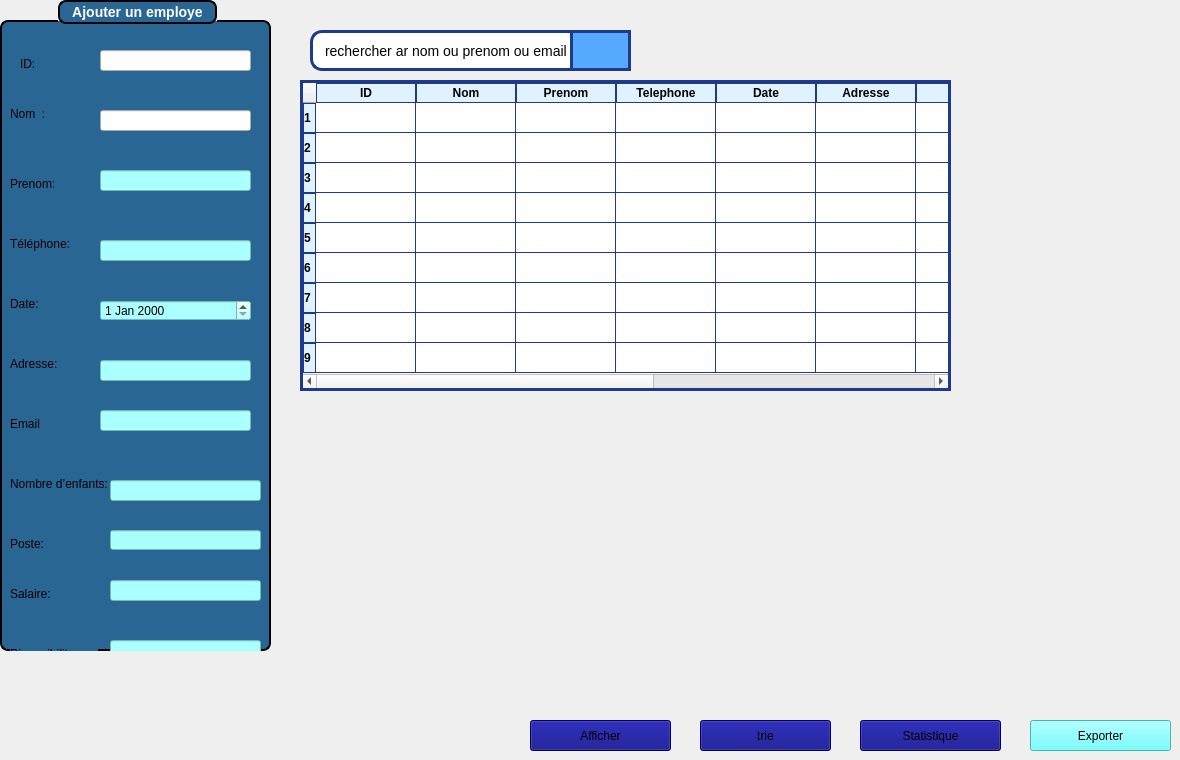
    <widget class="QWidget" name="page_14">
     <widget class="QPushButton" name="pushButton_6">
      <property name="geometry">
       <rect>
        <x>700</x>
        <y>720</y>
        <width>131</width>
        <height>31</height>
       </rect>
      </property>
      <property name="styleSheet">
       <string notr="true">background-color: rgb(0, 0, 127);</string>
      </property>
      <property name="text">
       <string>trie</string>
      </property>
     </widget>
     <widget class="QLineEdit" name="lineEdit_44">
      <property name="geometry">
       <rect>
        <x>310</x>
        <y>30</y>
        <width>321</width>
        <height>41</height>
       </rect>
      </property>
      <property name="styleSheet">
       <string notr="true">QLineEdit {
      border: 3px solid #1E3A8A;
      /* default border */
    border-radius: 12px;            /* rounded shape */
    padding: 6px 10px;
    background-color: #ffffff;
    color: black;
    font-size: 14px;
}

/* when focused */
QLineEdit:focus {
    border: 2px solid #2f2ee9;      /* highlight color */
    background-color: #f0f4ff;      /* light blue background on focus */
    font-weight: bold;              /* text bolder on focus */
}

</string>
      </property>
      <property name="text">
       <string>rechercher ar nom ou prenom ou email</string>
      </property>
     </widget>
     <widget class="QTableWidget" name="tableWidget_8">
      <property name="geometry">
       <rect>
        <x>300</x>
        <y>80</y>
        <width>651</width>
        <height>311</height>
       </rect>
      </property>
      <property name="styleSheet">
       <string notr="true">QTableWidget {
    border: 3px solid #1E3A8A;   /* outer border */
    gridline-color: #1E3A8A;     /* inner cell lines */
    color: black;                /* text color inside cells */
    background-color: white;     /* cell background */
}

QHeaderView::section {
    border: 1px solid #1E3A8A;
    color: black;                /* header text color */
    background-color: #E0F2FE;   /* light blue header background */
    font-weight: bold;
}


</string>
      </property>
      <row/>
      <row/>
      <row/>
      <row/>
      <row/>
      <row/>
      <row/>
      <row/>
      <row/>
      <column>
       <property name="text">
        <string>ID</string>
       </property>
      </column>
      <column>
       <property name="text">
        <string>Nom</string>
       </property>
      </column>
      <column>
       <property name="text">
        <string>Prenom</string>
       </property>
      </column>
      <column>
       <property name="text">
        <string>Telephone</string>
       </property>
      </column>
      <column>
       <property name="text">
        <string>Date</string>
       </property>
      </column>
      <column>
       <property name="text">
        <string>Adresse</string>
       </property>
      </column>
      <column>
       <property name="text">
        <string>Email</string>
       </property>
      </column>
      <column>
       <property name="text">
        <string>Nouvelle colonne</string>
       </property>
      </column>
      <column>
       <property name="text">
        <string>Poste</string>
       </property>
      </column>
      <column>
       <property name="text">
        <string>Nouvelle colonne</string>
       </property>
      </column>
      <column>
       <property name="text">
        <string>Disponibilite</string>
       </property>
      </column>
     </widget>
     <widget class="QPushButton" name="pushButton_10">
      <property name="geometry">
       <rect>
        <x>530</x>
        <y>720</y>
        <width>141</width>
        <height>31</height>
       </rect>
      </property>
      <property name="styleSheet">
       <string notr="true">background-color: rgb(0, 0, 127);</string>
      </property>
      <property name="text">
       <string>Afficher</string>
      </property>
     </widget>
     <widget class="QGroupBox" name="groupBox_7">
      <property name="geometry">
       <rect>
        <x>0</x>
        <y>0</y>
        <width>271</width>
        <height>651</height>
       </rect>
      </property>
      <property name="styleSheet">
       <string notr="true">QGroupBox {
    background-color: rgb(41, 102, 148);   /* blue background */
    border: 2px solid black;               /* black border, 2px wide */
    border-radius: 8px;                    /* rounded corners */
    margin-top: 20px;                      /* space for the title */
    color: white;                          /* title text color */
    font-weight: bold;
    font-size: 14px;
}

QGroupBox::title {
 border: 2px solid black;               /* black border, 2px wide */
    border-radius: 8px;     
background-color: rgb(41, 102, 148);
    subcontrol-origin: margin;
    subcontrol-position: top center;       /* title centered */
    padding: 2px 10px;
}
</string>
      </property>
      <property name="title">
       <string>Ajouter un employe</string>
      </property>
      <widget class="QLabel" name="label_54">
       <property name="geometry">
        <rect>
         <x>20</x>
         <y>50</y>
         <width>31</width>
         <height>28</height>
        </rect>
       </property>
       <property name="styleSheet">
        <string notr="true">background-color: rgb(41, 102, 148);</string>
       </property>
       <property name="text">
        <string>ID:</string>
       </property>
      </widget>
      <widget class="QLineEdit" name="lineEdit_45">
       <property name="geometry">
        <rect>
         <x>100</x>
         <y>50</y>
         <width>151</width>
         <height>21</height>
        </rect>
       </property>
      </widget>
      <widget class="QLabel" name="label_55">
       <property name="geometry">
        <rect>
         <x>10</x>
         <y>100</y>
         <width>51</width>
         <height>28</height>
        </rect>
       </property>
       <property name="styleSheet">
        <string notr="true">background-color: rgb(41, 102, 148);</string>
       </property>
       <property name="text">
        <string>Nom  :</string>
       </property>
      </widget>
      <widget class="QLineEdit" name="lineEdit_46">
       <property name="geometry">
        <rect>
         <x>100</x>
         <y>110</y>
         <width>151</width>
         <height>21</height>
        </rect>
       </property>
      </widget>
      <widget class="QLabel" name="label_56">
       <property name="geometry">
        <rect>
         <x>10</x>
         <y>170</y>
         <width>55</width>
         <height>28</height>
        </rect>
       </property>
       <property name="styleSheet">
        <string notr="true">background-color: rgb(41, 102, 148);</string>
       </property>
       <property name="text">
        <string>Prenom:</string>
       </property>
      </widget>
      <widget class="QLineEdit" name="lineEdit_47">
       <property name="geometry">
        <rect>
         <x>100</x>
         <y>170</y>
         <width>151</width>
         <height>21</height>
        </rect>
       </property>
       <property name="styleSheet">
        <string notr="true">background-color: rgb(170, 255, 255);
</string>
       </property>
      </widget>
      <widget class="QLabel" name="label_57">
       <property name="geometry">
        <rect>
         <x>10</x>
         <y>230</y>
         <width>72</width>
         <height>28</height>
        </rect>
       </property>
       <property name="styleSheet">
        <string notr="true">background-color: rgb(41, 102, 148);</string>
       </property>
       <property name="text">
        <string>Téléphone:</string>
       </property>
      </widget>
      <widget class="QDateEdit" name="dateEdit_4">
       <property name="geometry">
        <rect>
         <x>100</x>
         <y>300</y>
         <width>151</width>
         <height>21</height>
        </rect>
       </property>
       <property name="styleSheet">
        <string notr="true">background-color: rgb(170, 255, 255);
color: rgb(0, 0, 0);
</string>
       </property>
      </widget>
      <widget class="QLineEdit" name="lineEdit_48">
       <property name="geometry">
        <rect>
         <x>100</x>
         <y>240</y>
         <width>151</width>
         <height>21</height>
        </rect>
       </property>
       <property name="styleSheet">
        <string notr="true">background-color: rgb(170, 255, 255);
</string>
       </property>
      </widget>
      <widget class="QLabel" name="label_58">
       <property name="geometry">
        <rect>
         <x>10</x>
         <y>290</y>
         <width>41</width>
         <height>28</height>
        </rect>
       </property>
       <property name="styleSheet">
        <string notr="true">background-color: rgb(41, 102, 148);</string>
       </property>
       <property name="text">
        <string>Date:</string>
       </property>
      </widget>
      <widget class="QLabel" name="label_59">
       <property name="geometry">
        <rect>
         <x>10</x>
         <y>350</y>
         <width>55</width>
         <height>28</height>
        </rect>
       </property>
       <property name="styleSheet">
        <string notr="true">background-color: rgb(41, 102, 148);</string>
       </property>
       <property name="text">
        <string>Adresse:</string>
       </property>
      </widget>
      <widget class="QLineEdit" name="lineEdit_49">
       <property name="geometry">
        <rect>
         <x>100</x>
         <y>360</y>
         <width>151</width>
         <height>21</height>
        </rect>
       </property>
       <property name="styleSheet">
        <string notr="true">background-color: rgb(170, 255, 255);
</string>
       </property>
      </widget>
      <widget class="QLabel" name="label_60">
       <property name="geometry">
        <rect>
         <x>10</x>
         <y>410</y>
         <width>48</width>
         <height>28</height>
        </rect>
       </property>
       <property name="styleSheet">
        <string notr="true">background-color: rgb(41, 102, 148);</string>
       </property>
       <property name="text">
        <string>Email</string>
       </property>
      </widget>
      <widget class="QLineEdit" name="lineEdit_50">
       <property name="geometry">
        <rect>
         <x>100</x>
         <y>410</y>
         <width>151</width>
         <height>21</height>
        </rect>
       </property>
       <property name="styleSheet">
        <string notr="true">background-color: rgb(170, 255, 255);

</string>
       </property>
      </widget>
      <widget class="QLabel" name="label_61">
       <property name="geometry">
        <rect>
         <x>10</x>
         <y>470</y>
         <width>122</width>
         <height>28</height>
        </rect>
       </property>
       <property name="styleSheet">
        <string notr="true">background-color: rgb(41, 102, 148);</string>
       </property>
       <property name="text">
        <string>Nombre d’enfants:</string>
       </property>
      </widget>
      <widget class="QLineEdit" name="lineEdit_51">
       <property name="geometry">
        <rect>
         <x>110</x>
         <y>480</y>
         <width>151</width>
         <height>21</height>
        </rect>
       </property>
       <property name="styleSheet">
        <string notr="true">background-color: rgb(170, 255, 255);
</string>
       </property>
      </widget>
      <widget class="QLabel" name="label_62">
       <property name="geometry">
        <rect>
         <x>10</x>
         <y>530</y>
         <width>38</width>
         <height>28</height>
        </rect>
       </property>
       <property name="styleSheet">
        <string notr="true">background-color: rgb(41, 102, 148);</string>
       </property>
       <property name="text">
        <string>Poste:</string>
       </property>
      </widget>
      <widget class="QLineEdit" name="lineEdit_52">
       <property name="geometry">
        <rect>
         <x>110</x>
         <y>530</y>
         <width>151</width>
         <height>20</height>
        </rect>
       </property>
       <property name="styleSheet">
        <string notr="true">background-color: rgb(170, 255, 255);
</string>
       </property>
      </widget>
      <widget class="QLabel" name="label_63">
       <property name="geometry">
        <rect>
         <x>10</x>
         <y>580</y>
         <width>48</width>
         <height>28</height>
        </rect>
       </property>
       <property name="styleSheet">
        <string notr="true">background-color: rgb(41, 102, 148);</string>
       </property>
       <property name="text">
        <string>Salaire:</string>
       </property>
      </widget>
      <widget class="QLineEdit" name="lineEdit_53">
       <property name="geometry">
        <rect>
         <x>110</x>
         <y>580</y>
         <width>151</width>
         <height>21</height>
        </rect>
       </property>
       <property name="styleSheet">
        <string notr="true">background-color: rgb(170, 255, 255);
</string>
       </property>
      </widget>
      <widget class="QLabel" name="label_64">
       <property name="geometry">
        <rect>
         <x>10</x>
         <y>640</y>
         <width>88</width>
         <height>28</height>
        </rect>
       </property>
       <property name="styleSheet">
        <string notr="true">background-color: rgb(41, 102, 148);</string>
       </property>
       <property name="text">
        <string>Disponibilite:</string>
       </property>
      </widget>
      <widget class="QLineEdit" name="lineEdit_54">
       <property name="geometry">
        <rect>
         <x>110</x>
         <y>640</y>
         <width>151</width>
         <height>21</height>
        </rect>
       </property>
       <property name="styleSheet">
        <string notr="true">background-color: rgb(170, 255, 255);
</string>
       </property>
      </widget>
      <widget class="QPushButton" name="pushButton_12">
       <property name="geometry">
        <rect>
         <x>170</x>
         <y>690</y>
         <width>51</width>
         <height>31</height>
        </rect>
       </property>
       <property name="styleSheet">
        <string notr="true">border: 3px solid #1E3A8A;
background-color: rgb(170, 0, 0);</string>
       </property>
       <property name="text">
        <string/>
       </property>
       <property name="icon">
        <iconset theme="QIcon::ThemeIcon::EditClear"/>
       </property>
      </widget>
      <widget class="QPushButton" name="pushButton_13">
       <property name="geometry">
        <rect>
         <x>40</x>
         <y>690</y>
         <width>61</width>
         <height>31</height>
        </rect>
       </property>
       <property name="styleSheet">
        <string notr="true">background-color: rgb(0, 0, 127);</string>
       </property>
       <property name="text">
        <string>Vlider</string>
       </property>
      </widget>
     </widget>
     <widget class="QPushButton" name="pushButton_34">
      <property name="geometry">
       <rect>
        <x>1030</x>
        <y>720</y>
        <width>141</width>
        <height>31</height>
       </rect>
      </property>
      <property name="styleSheet">
       <string notr="true">background-color: rgb(85, 255, 255);
color: rgb(0, 0, 0);</string>
      </property>
      <property name="text">
       <string>Exporter</string>
      </property>
     </widget>
     <widget class="QPushButton" name="pushButton_35">
      <property name="geometry">
       <rect>
        <x>860</x>
        <y>720</y>
        <width>141</width>
        <height>31</height>
       </rect>
      </property>
      <property name="styleSheet">
       <string notr="true">background-color: rgb(0, 0, 127);</string>
      </property>
      <property name="text">
       <string>Statistique</string>
      </property>
     </widget>
     <widget class="QPushButton" name="pushButton_36">
      <property name="geometry">
       <rect>
        <x>570</x>
        <y>30</y>
        <width>61</width>
        <height>41</height>
       </rect>
      </property>
      <property name="styleSheet">
       <string notr="true">background-color: rgb(85, 170, 255);
  border: 3px solid #1E3A8A;
</string>
      </property>
      <property name="text">
       <string/>
      </property>
      <property name="icon">
       <iconset theme="QIcon::ThemeIcon::EditFind"/>
      </property>
     </widget>
    </widget>
